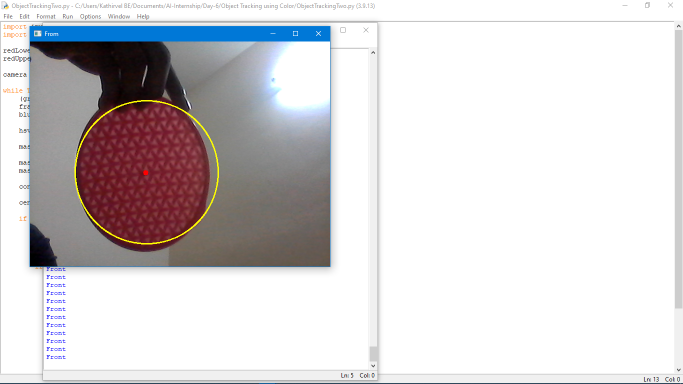
#> input picture FrontSS.png, 1366 x 768 px, given in place of the camera (shown at 1/2 size)
$ python ObjectTrackingTwo.py
#> lines starting #> are read from the running program, lines starting #| are printed output that depends on the picture; after the words box and inside, x2 and y2 are one past the last pixel; in counts of white or black regions, pixels touching at a corner belong together
import imutils
import cv2

redLower = (169, 100, 100)
redUpper = (189, 255, 255)

camera = cv2.VideoCapture(0)

while True:
    (grabbed, frame) = camera.read()
#> frame is the input picture: shape (768, 1366, 3); mean B, G, R 212.7, 210.7, 213.4
    frame = imutils.resize(frame, width=600)
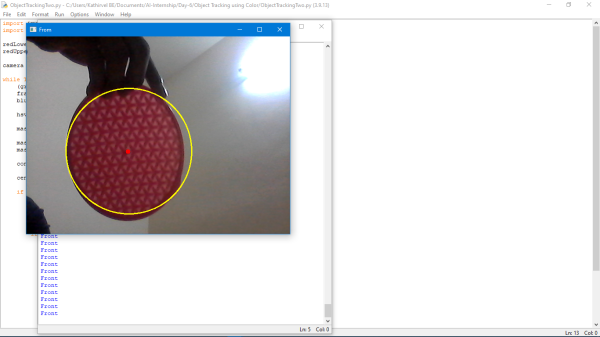
#> frame: shape (337, 600, 3); mean B, G, R 212.7, 210.7, 213.5
    blurredImage = cv2.GaussianBlur(frame, (11, 11), 0)
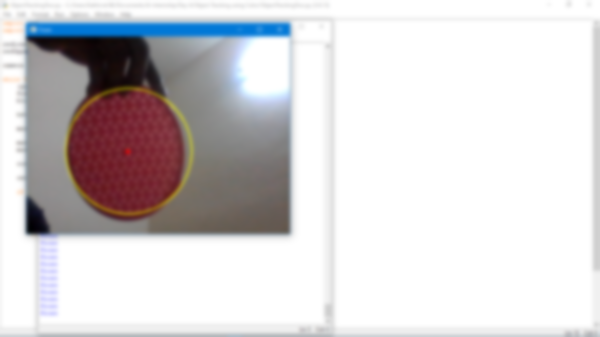
#> blurredImage: shape (337, 600, 3); mean B, G, R 212.8, 210.9, 213.7

    hsv = cv2.cvtColor(blurredImage, cv2.COLOR_BGR2HSV)
#> hsv: shape (337, 600, 3); mean H, S, V 28.5, 21.6, 218.5

    mask = cv2.inRange(hsv, redLower, redUpper)
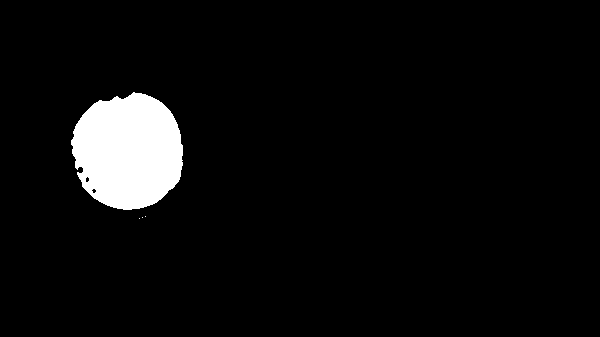
#> mask: shape (337, 600); 5.1% white; 4 white regions (3 under 20 px), largest, box (x1, y1, x2, y2) and area: (71, 92, 183, 210) 10218

    mask = cv2.erode(mask, None, iterations=2)
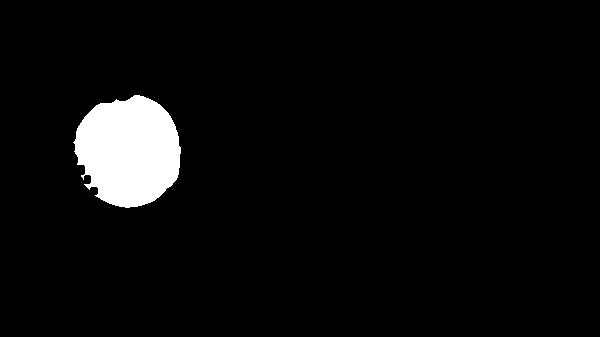
#> mask: shape (337, 600); 4.5% white; 1 white region, box (x1, y1, x2, y2) and area: (73, 95, 181, 208) 9168
    mask = cv2.dilate(mask, None, iterations=2)
#> mask: shape (337, 600); 5% white; 1 white region

    contours, _ = cv2.findContours(mask.copy(), cv2.RETR_EXTERNAL, cv2.CHAIN_APPROX_SIMPLE)
#> contours = 1 contour; box (x1, y1, x2, y2) and area: (71, 93, 183, 210) 10010

    center = None

    if len(contours) > 0:
        c = max(contours, key=cv2.contourArea)
#> c = contour of 162 points, box (x1, y1, x2, y2) (71, 93, 183, 210), area 10010
        ((x, y), radius) = cv2.minEnclosingCircle(c)
#> x = 128.5; y = 150.4; radius = 58.81
        M = cv2.moments(c)
#> M = moments, m00 10009.5, centre m10/m00, m01/m00 = (128.1, 150.9)
        center = (int(M["m10"] / M["m00"]), int(M["m01"] / M["m00"]))
#> center = (128, 150)

        if radius > 10:
            cv2.circle(frame, (int(x), int(y)), int(radius), (0, 255, 255), 2)
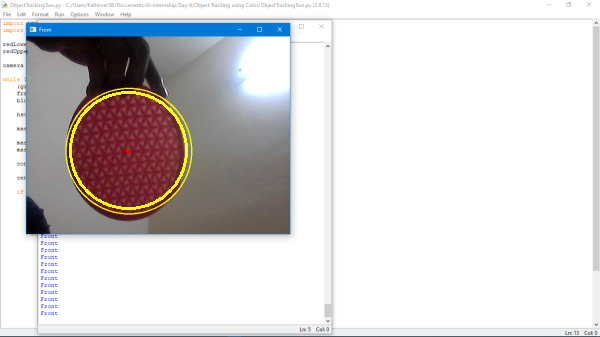
#> frame: shape (337, 600, 3); 0.54% of pixels changed, all inside (x1, y1, x2, y2) = (69, 91, 188, 210)
            cv2.circle(frame, center, 5, (0, 0, 255), -1)
#> frame: shape (337, 600, 3); 0.04% of pixels changed, all inside (x1, y1, x2, y2) = (123, 145, 134, 156)
            if radius > 250:
                print("stop")
            else:
                if center[0] < 150:
                    print("Left")
                elif center[0] > 450:
                    print("Right")
                elif radius < 250:
                    print("Front")
                else:
                    print("Stop")

    cv2.imshow("From", frame)
    key = cv2.waitKey(1) & 0xFF
#> (key q is pressed here)
    if key == ord("q"):
        break

camera.release()
cv2.destroyAllWindows()

$ run again, on RightSS.png
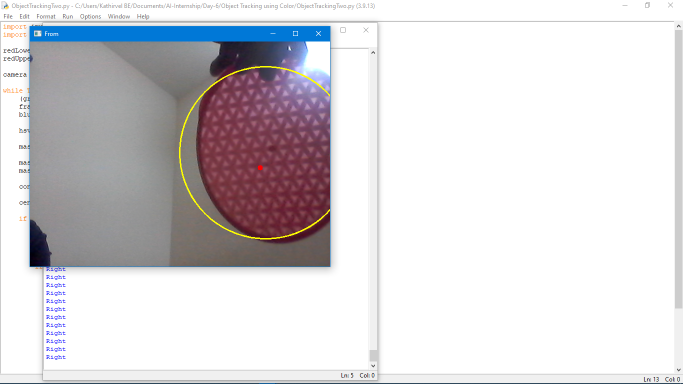
#> input picture RightSS.png, 1366 x 768 px, given in place of the camera (shown at 1/2 size)
#> frame is the input picture: shape (768, 1366, 3); mean B, G, R 216.1, 213, 215.2
#> hsv: shape (337, 600, 3); mean H, S, V 34.7, 17.6, 220.3
#> `mask = cv2.erode(mask, None, iterations=2)`:
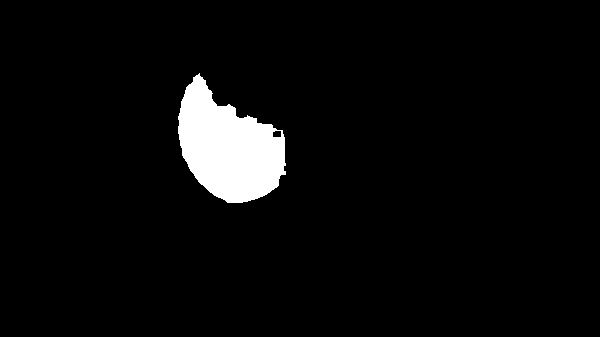
#> mask: shape (337, 600); 4.3% white; 1 white region, box (x1, y1, x2, y2) and area: (178, 73, 286, 203) 8717
#> contours = 1 contour; box (x1, y1, x2, y2) and area: (176, 71, 288, 205) 9574
#> c = contour of 167 points, box (x1, y1, x2, y2) (176, 71, 288, 205), area 9574
#> x = 232.5; y = 133.5; radius = 71.88
#> M = moments, m00 9574.5, centre m10/m00, m01/m00 = (228.1, 146.7)
#> center = (228, 146)
#> `cv2.circle(frame, (int(x), int(y)), int(radius), (0, 255, 255), 2)`:
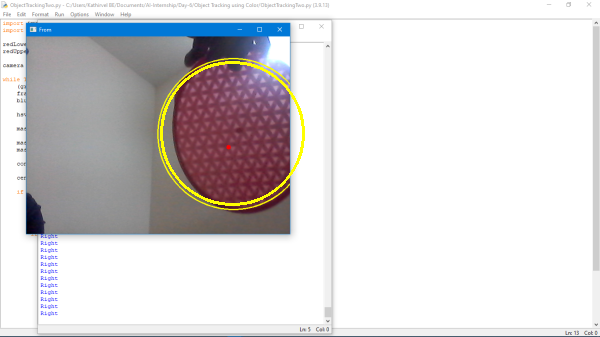
#> frame: shape (337, 600, 3); mean B, G, R 215.3, 213.8, 215.9
